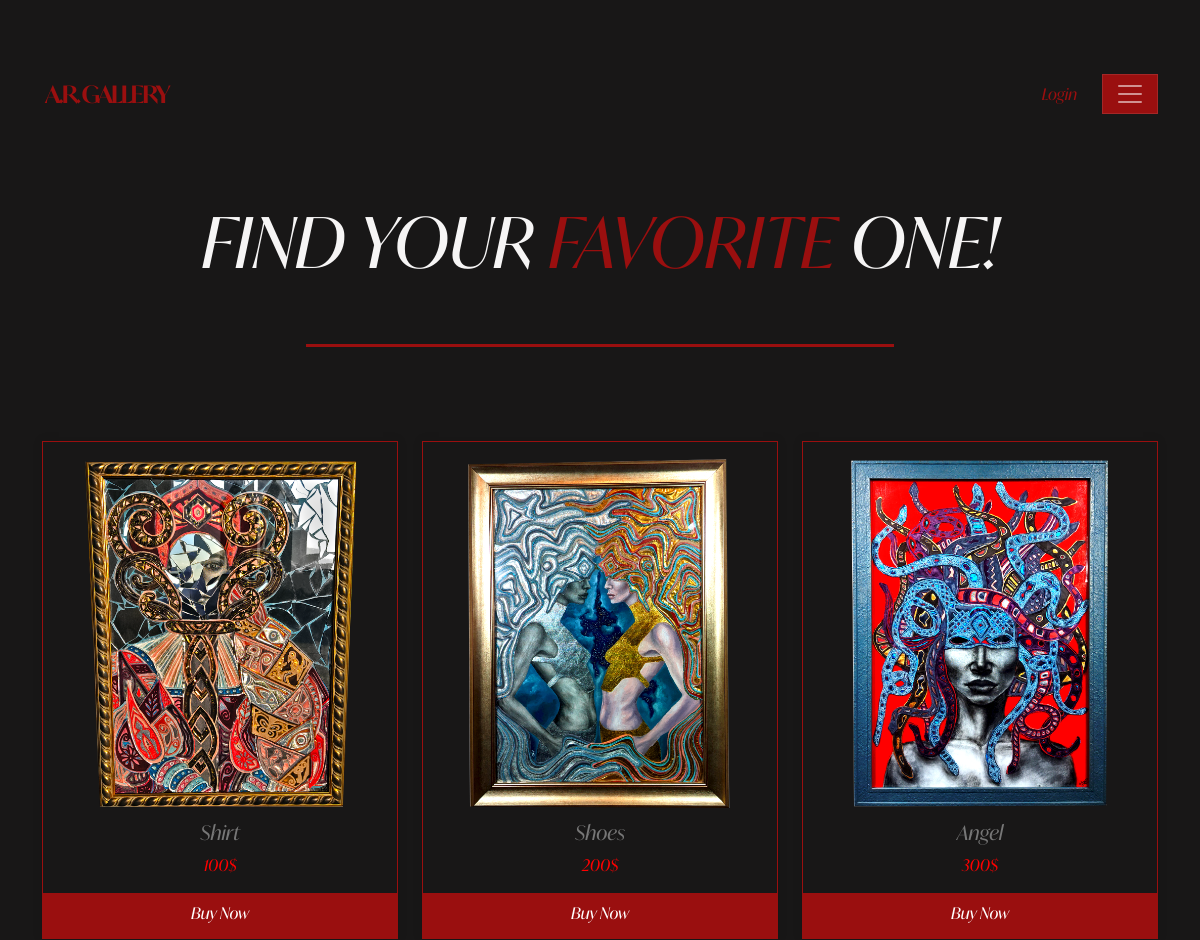
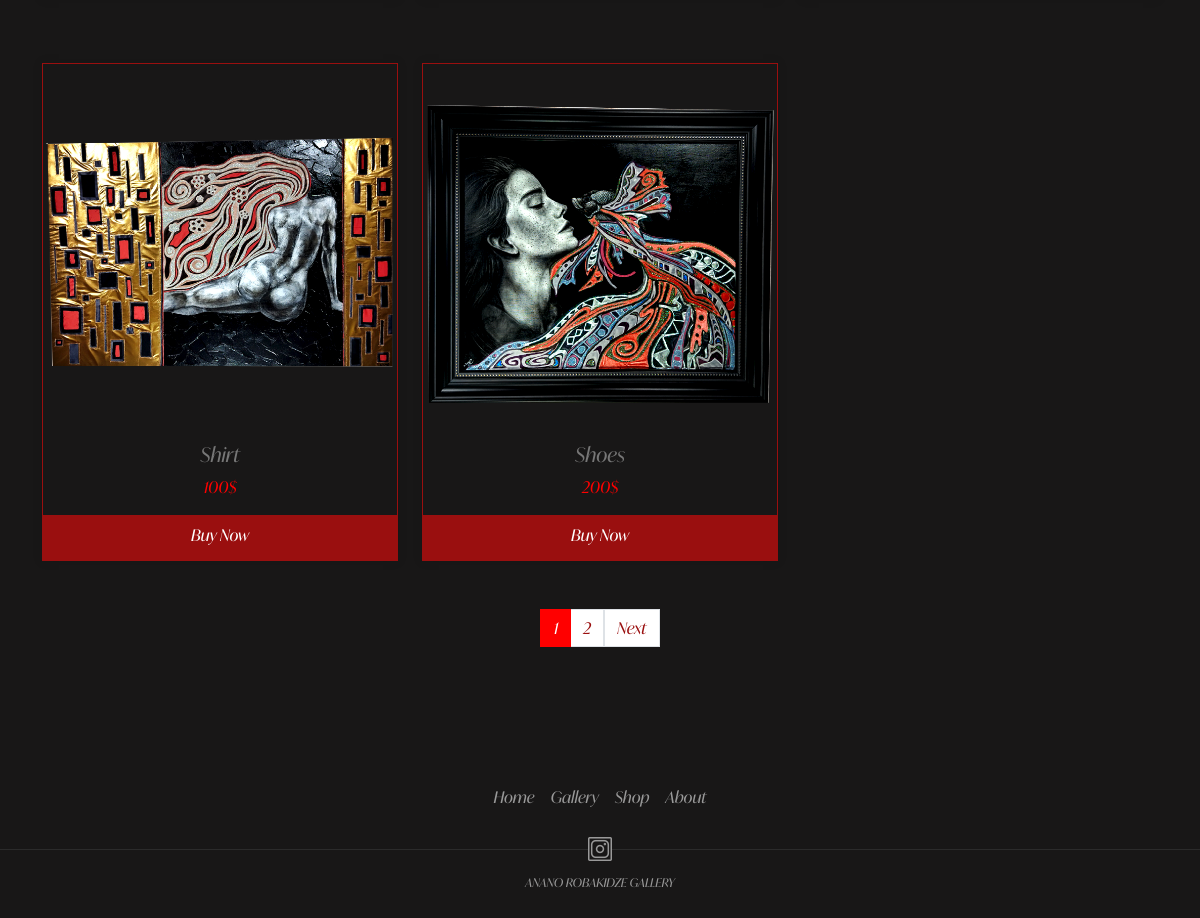
Page /products on the committed database (2 pictures, top to bottom).
### src/models/product.py (models this page shows, shortened)
class Product(BaseModel):
    __tablename__ = "products"
    id = db.Column(db.Integer, primary_key=True)
    title = db.Column(db.String)
    price = db.Column(db.Integer)
    description = db.Column(db.Text)
    images = db.relationship('Image', backref='product', lazy=True)

class Image(BaseModel):
    id = db.Column(db.Integer, primary_key=True)
    filename = db.Column(db.String(100), nullable=False)
    product_id = db.Column(db.Integer, db.ForeignKey('products.id'), nullable=False)

### src/views/products/routes.py (the view)
@product_blueprint.route('/products')
def products():
    page = request.args.get('page', 1, type=int)
    per_page = 5  # Number of products per page
    pagination = Product.query.paginate(page=page, per_page=per_page, error_out=False)
    products_on_page = pagination.items
    total_pages = pagination.pages
    return render_template('products/product_list.html', products=pagination, total_pages=total_pages, products_on_page=products_on_page, page=page)

### src/template/products/product_list.html (shortened to what this page needs)
{% extends 'layouts/base.html'%}
{% block content %}
    <div class="container-fluid product-box ">
      <div class="baner-box">
        <h1 class="shop-baner"> Find your <span style="font-style: italic; color: #9a0f0f;">favorite</span> one! </h1>
      </div>
      <div class="line-container" style="margin-bottom: 30px;">
        <div class="line"></div>
      </div>
    </div>
    <div class="gallery-container mb-5 container-fluid">
        <div class="container-md">
            <div class="row row-cols-1 row-cols-md-3 g-4 mt-5">
              {% for product in products.items %}
              <div class="col mt-3 mb-5">
                <div class="card h-100" style="border: 1px solid #9a0f0f; box-shadow: 0px 0px 10px rgba(0, 0, 0, 0.1); background-color: transparent; border-radius: 0px; ">
                  <a href="{{ url_for('product.product', id=product.id)}}">
                    <img src="{{ url_for('static', filename='img/' + product.images[0].filename) }}" class="card-img-top">
                  </a>
                  <div class="card-body" style="padding: 10px 0 0; text-align: center;">
                    <h5 class="card-title" style="color:#777777;">{{ product.title }}</h5>
                    <p class="card-text" style="color: red;">{{ product.price }}$</p>
                    <a href="{{ url_for('product.product', id=product.id) }}" class="btn-buy">Buy Now</a>
                  </div>
                </div>
              </div>
              {% endfor %}
            </div>
            <div style="display: flex; justify-content: center; align-items: center; margin-bottom: 50px;">
              <nav aria-label="Products Pagination">
                <ul class="pagination">
                  {% for num in products.iter_pages() %}
                  {% if num %}
                  <li class="page-item {% if num == products.page %}active{% endif %}">
                    <a class="page-link{% if num == products.page %} active-link{% endif %}" href="?page={{ num }}" style="color: #9a0f0f">{{ num }}</a>
                  </li>
                  {% else %}
                  <li class="page-item disabled"><span class="page-link">...</span></li>
                  {% endif %}
                  {% endfor %}
                  {% if products.has_next %}
                    <a class="page-link" href="?page={{ products.next_num }}" style="color: #9a0f0f;">Next</a>
                  {% endif %}
                </ul>
              </nav>
            </div>
        </div>
    </div>
{% endblock %}

### src/static/styles/style.css (style rules this page uses)
body { font-family: 'IvyMode'; }
html { box-sizing: border-box; }
*, *:before, *:after { box-sizing: inherit; }
body { margin: 0; padding: 0; background-color: #181717; }
.line-container { display: flex; justify-content: center; }
.line { border-top: solid 3px #9a0f0f; width: 50%; }

### src/static/styles/gallery_style.css (style rules this page uses)
.gallery-container { display: flex; flex-direction: column; height: auto; margin-bottom: 20px; }

### src/static/styles/products_style.css (style rules this page uses)
.baner-box { display: flex; justify-content: center; }
.shop-baner { margin: 200px 0 60px; text-align: center; color: #F6F5F5; font-size: 70px; font-weight: 400; text-transform: uppercase; }
.btn-buy { color: white; background-color: #9a0f0f; width: 100%; height: 45px; border: none; border-radius: 0; text-align: center; display: inline-block; text-decoration: none; line-height: 40px; }
.card-img-top { transition: transform 0.5s ease; margin-top: 15px !important; }
.page-link { border-radius: 0 !important; }
.pagination .active-link { background-color: red !important; color: #ffffff !important; border: 1px solid red !important; }

### rows in the picture
Product: filename (picture), title "Shirt", price "100"
Product: filename (picture), title "Shoes", price "200"
Product: filename (picture), title "Angel", price "300"
Product: filename (picture), title "Shirt", price "100"
Product: filename (picture), title "Shoes", price "200"

### other values in the picture
{{ num }} "1" "2"
